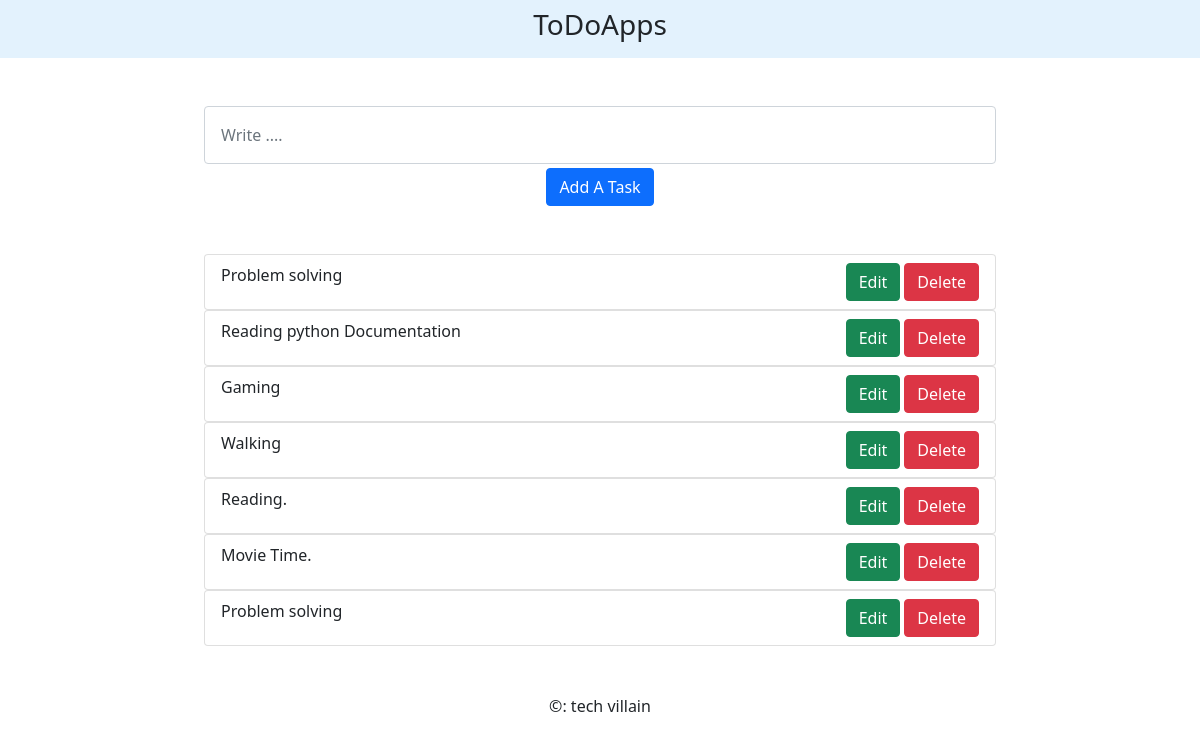
The app's page /, older data.
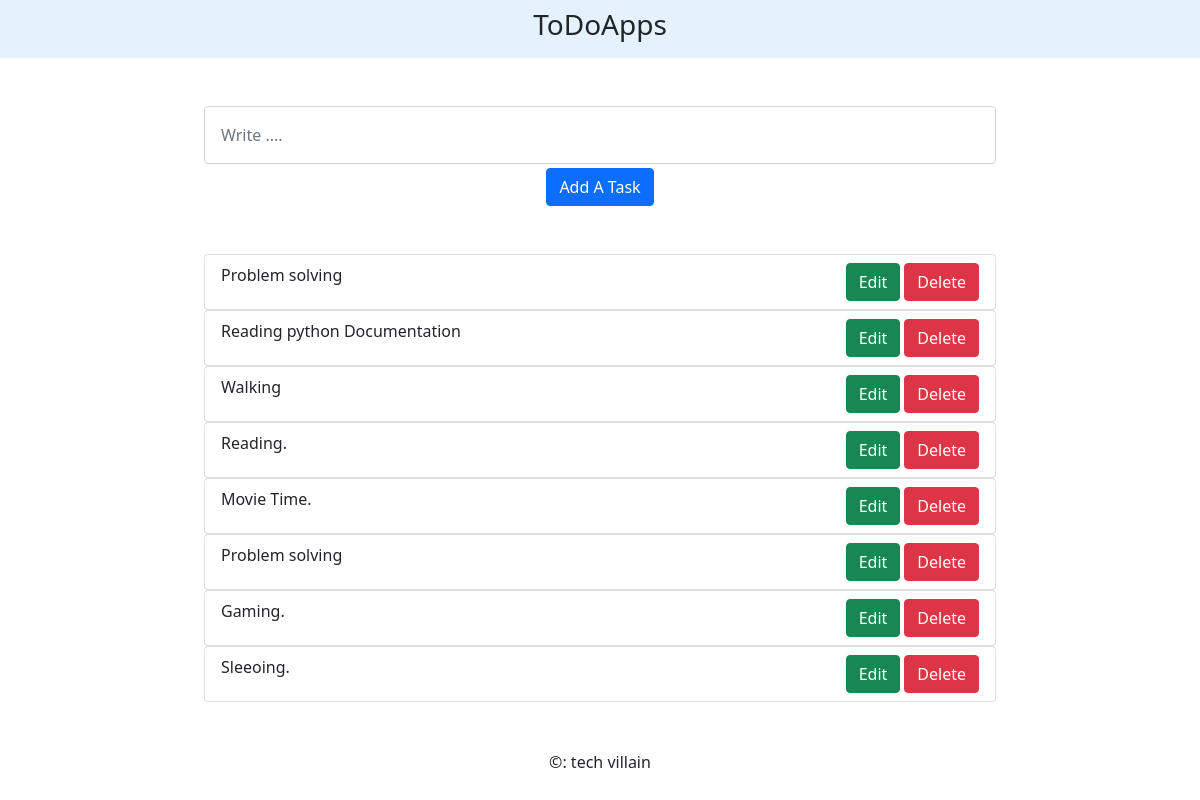
The same page, newer data.
### second/models.py (models this page shows, shortened)
class ItemList(models.Model):
	content = models.CharField(max_length=250)
	taking_date = models.DateTimeField(auto_now=True)
	class Meta:
		ordering = ('taking_date',)

### second/views.py (the view)
# urls.py: 2. Add a URL to urlpatterns:  path('', views.home, name='home')
def home(request):
	viewContent=request.POST.get('content')
	if request.method == 'POST' :
		dt=ItemList(content=viewContent)
		dt.save()
		messages.success(request,'Successfully Saved')
		return redirect('/') #To solved 'reload and automatically add' problem
	documents=ItemList.objects.all().order_by('taking_date')
	context={
		'documents' : documents,
	}
	return render(request, 'index.html',context)

### templates/index.html (shortened to what this page needs)
<!DOCTYPE html>
<html>
	<head>
		<link href="https://cdn.jsdelivr.net/npm/bootstrap@5.0.2/dist/css/bootstrap.min.css" rel="stylesheet">
	</head>
	<body>
		<nav class="navbar navbar-light row" style="background-color: #e3f2fd;">
			<div class="col-8 text-center">
				<h3>ToDoApps</h3>
			</div>
		</nav>
			<div class="row mt-5">
				<div class="col-2"></div>
				<div class="col-8">
					<form action="" method="post" class="form-inline">
					<input type="text" name="content" class="form-control p-3" placeholder="Write ...." required="">
					<div class="text-center">
					<button class="btn btn-primary mt-1 mb-5">Add A Task</button>
					</div>
					</form>
					<div>
						{% for doc in documents %}
						<ul class="list-group">
						<li class="list-group-item">{{doc.content}}
								<a href="/delete_item/{{doc.id}}" class="btn btn-danger float-end ms-1">Delete</a>
								<a href="/edit/{{doc.id}}" class="btn btn-success float-end">Edit</a>
						</li>
						</ul>
						{% endfor %}
					</div>
				</div>
				<div class="col-2"></div>
			</div>
			<div class="text-center my-5">
				<div>&copy: tech villain</div>
			</div>
	</body>
</html>

Row changes from the older to the newer data that the page shows:
changed ItemList: content "Gaming" → "Gaming."; moves down the list
added ItemList: content "Sleeoing."
